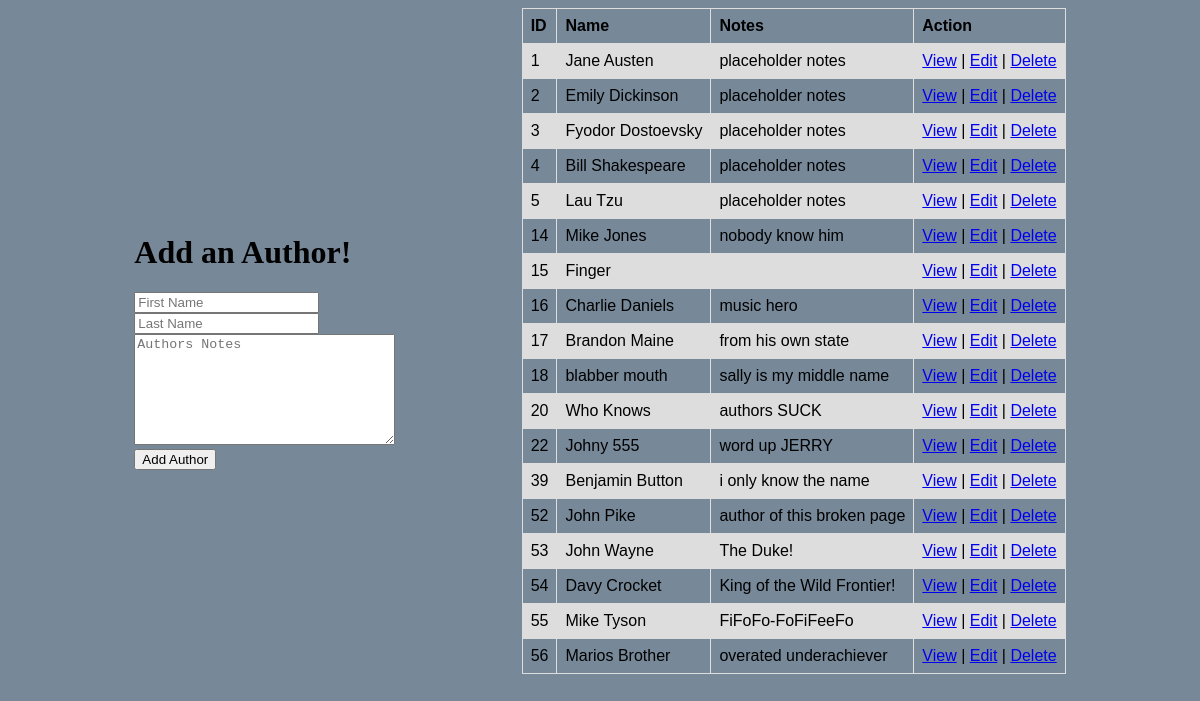
The page /authorsHomepage on the database its author committed.
### booksAuthorsApp/models.py (models this page shows, shortened)
class Author (models.Model):
    books = models.ManyToManyField(
        Book, related_name="authors")
    fname = models.CharField(max_length=45)
    lname = models.CharField(max_length=45)
    notes = models.TextField("")
    created_at = models.DateTimeField(auto_now_add=True)
    updated_at = models.DateTimeField(auto_now=True)
    objects = AuthorManager()      #this is addition from class AuthorManager

### booksAuthorsApp/views.py (the view)
# urls.py: path("authorsHomepage", views.authorsHomepage),
def authorsHomepage(request):
    allAuthors = Author.objects.all()
    context = {
        'allTheAuthors' : allAuthors
    }
    return render (request, "authorsHomepage.html", context)

### booksAuthorsApp/templates/authorsHomepage.html (shortened to what this page needs)
<!DOCTYPE html>
<html lang="en">
<head>
</head>
<body>
    <div id="container">
        <div id="leftside">
            <h1>Add an Author!</h1>
            <form action="/createAuthor" method="post">
                <div>
                    <input type="text" name="fname" id="author" placeholder="First Name">
                    <div>
                        <input type="text" name="lname" id="author" placeholder="Last Name">
                    </div>
                </div>
                <div>
                    <div>
                        <textarea name="notes" id="" cols="30" rows="7" placeholder="Authors Notes"></textarea>
                    </div>
                    <input type="submit" value="Add Author">
                </div>
            </form>
        </div>
        <div id="rightside">
            <table>
                <tr>
                    <th>ID</th>
                    <th>Name</th>
                    <th>Notes</th>
                    <th>Action</th>
                </tr>
                {% for author in allTheAuthors %}
                <tr>
                    <td>{{author.id}}</td>
                    <td>{{author.fname}} {{author.lname}}</td>
                    <td>{{author.notes}}</td>
                    <td><a href="/author/{{author.id}}">View</a> | <a href="/editAuthor/{{author.id}}">Edit</a> | <a
                            href="/deleteAuthor/{{author.id}}">Delete</a></td>
                </tr>
                {% endfor %}
            </table>
        </div>
    </div>
</body>
</html>

### booksAuthorsApp/templates/authorsHomepage.html (style rules this page uses)
body { background-color: lightslategray; }
#container { display: flex; justify-content: space-evenly; align-items: center; }
table { font-family: Arial, sans-serif; border-collapse: collapse; width: 100%; }
td, th { border: 1px solid #dddddd; text-align: left; padding: 8px; }
tr:nth-child(even) { background-color: #dddddd; }

### rows shown on the page
Author: id "1", fname "Jane", lname "Austen", notes "placeholder notes"
Author: id "2", fname "Emily", lname "Dickinson", notes "placeholder notes"
Author: id "3", fname "Fyodor", lname "Dostoevsky", notes "placeholder notes"
Author: id "4", fname "Bill", lname "Shakespeare", notes "placeholder notes"
Author: id "5", fname "Lau", lname "Tzu", notes "placeholder notes"
Author: id "14", fname "Mike", lname "Jones", notes "nobody know him"
Author: id "15", fname "Finger"
Author: id "16", fname "Charlie", lname "Daniels", notes "music hero"
Author: id "17", fname "Brandon", lname "Maine", notes "from his own state"
Author: id "18", fname "blabber", lname "mouth", notes "sally is my middle name"
Author: id "20", fname "Who", lname "Knows", notes "authors SUCK"
Author: id "22", fname "Johny", lname "555", notes "word up JERRY"
Author: id "39", fname "Benjamin", lname "Button", notes "i only know the name"
Author: id "52", fname "John", lname "Pike", notes "author of this broken page"
Author: id "53", fname "John", lname "Wayne", notes "The Duke!"
Author: id "54", fname "Davy", lname "Crocket", notes "King of the Wild Frontier!"
Author: id "55", fname "Mike", lname "Tyson", notes "FiFoFo-FoFiFeeFo"
Author: id "56", fname "Marios", lname "Brother", notes "overated underachiever"
